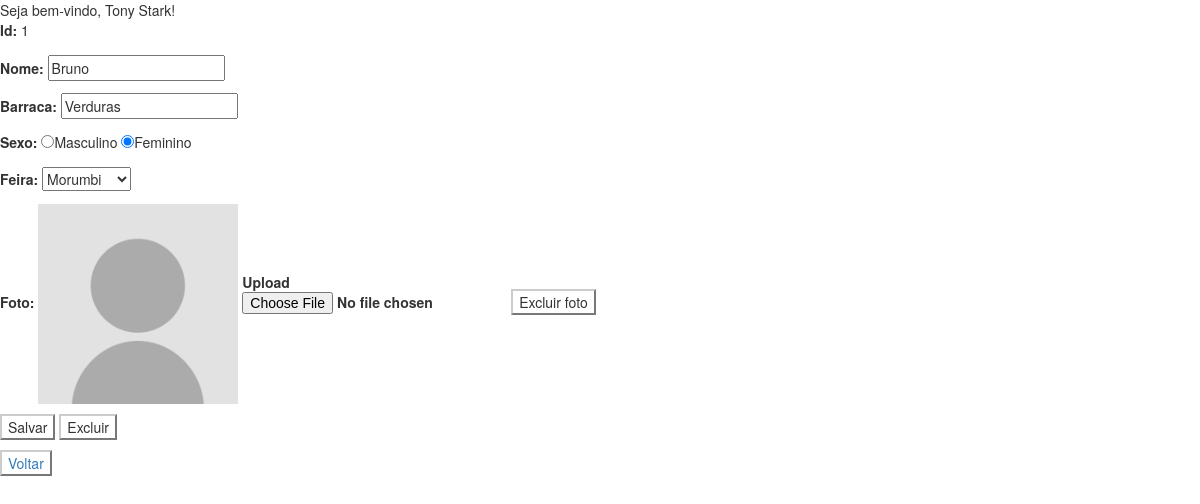
The app's page /feirante/1 (signed in) with its own data.
### tables this page shows
CREATE TABLE usuario (
    login VARCHAR(50) PRIMARY KEY NOT NULL,
    senha VARCHAR(50) NOT NULL,
    nome VARCHAR(50) NOT NULL,
    FOREIGN KEY(login) REFERENCES serie(login)
);

CREATE TABLE feirante (
    id_feirante INTEGER PRIMARY KEY AUTOINCREMENT,
    nome_feirante VARCHAR(50) NOT NULL,
    barraca VARCHAR(50) NOT NULL,
    sexo VARCHAR(1) NOT NULL,
    id_feira INTEGER NOT NULL,
    id_foto VARCHAR(50) NOT NULL,
    FOREIGN KEY(id_feira) REFERENCES feira(id_feira)
);

CREATE TABLE feira (
    id_feira INTEGER PRIMARY KEY AUTOINCREMENT,
    bairro VARCHAR(50) NOT NULL,
    horario VARCHAR(50) NOT NULL,
    dia VARCHAR(50) NOT NULL,
    UNIQUE(bairro)
);

### ifroot/serie.py (the view)
@app.route("/feirante/<int:id_feirante>", methods = ["GET"])
def form_alterar_feirante_api(id_feirante):
    logado = autenticar_login()
    if logado is None:
        return redirect("/")
    feirante = db_consultar_feirante(id_feirante)
    feiras = db_listar_feiras_ordem()
    if feirante is None:
        return render_template("menu.html", logado = logado, mensagem = f"Esse feirante não existe."), 404
    return render_template("form_feirante.html", logado = logado, feirante = feirante, feiras = feiras)

### ifroot/serie.py (called while the page is built)
def autenticar_login():
    login = request.cookies.get("login", "")
    senha = request.cookies.get("senha", "")
    return db_fazer_login(login, senha)

def row_to_dict(description, row):
    if row is None: return None
    d = {}
    for i in range(0, len(row)):
        d[description[i][0]] = row[i]
    return d

def rows_to_dict(description, rows):
    result = []
    for row in rows:
        result.append(row_to_dict(description, row))
    return result

def conectar():
    return sqlite3.connect('serie.db')

def db_listar_feiras_ordem():
    with closing(conectar()) as con, closing(con.cursor()) as cur:
        cur.execute("SELECT id_feira, bairro, horario, dia FROM feira ORDER BY bairro")
        return rows_to_dict(cur.description, cur.fetchall())

def db_consultar_feirante(id_feirante):
    with closing(conectar()) as con, closing(con.cursor()) as cur:
        cur.execute("SELECT fe.id_feirante, fe.nome_feirante, fe.barraca, fe.sexo, fe.id_feira, fe.id_foto, f.bairro FROM feirante fe INNER JOIN feira f ON fe.id_feira = f.id_feira WHERE fe.id_feirante = ?", [id_feirante])
        return row_to_dict(cur.description, cur.fetchone())

def db_fazer_login(login, senha):
    with closing(conectar()) as con, closing(con.cursor()) as cur:
        cur.execute("SELECT u.login, u.senha, u.nome FROM usuario u WHERE u.login = ? AND u.senha = ?", [login, senha])
        return row_to_dict(cur.description, cur.fetchone())

### ifroot/templates/form_feirante.html (shortened to what this page needs)
{% extends "base.html" %}
{% block conteudo %}
    <form action="/feirante/{{ feirante['id_feirante'] }}" method="POST" id="form_principal" enctype="multipart/form-data">
        {% if feirante['id_feirante'] != 'novo' %}
            <p>
                <label>Id:</label>
                {{feirante['id_feirante']}}
            </p>
        {% endif %}
        <p>
            <label for="nome_feirante">Nome:</label>
            <input type="text" id="nome_feirante" name="nome_feirante" autocomplete="off" value="{{feirante['nome_feirante']}}" required />
        </p>
        <p>
            <label for="barraca">Barraca:</label>
            <input type="text" id="barraca" name="barraca" autocomplete="off" value="{{feirante['barraca']}}" required/>
        </p>
        <p>
            <label>Sexo:</label>
            <input type="radio" id="sexo_masc" name="sexo" value="M" {% if feirante['sexo'] == 'M' %}checked="checked"{% endif %}>Masculino</input>
            <input type="radio" id="sexo_fem" name="sexo" value="F" {% if feirante['sexo'] == 'F' %}checked="checked"{% endif %}>Feminino</input>
        </p>
        <p>
            <label for="feira">Feira:</label>
            <select name="id_feira" id="feira">
                {% for feira in feiras %}
                    <option value="{{feira['id_feira']}}" {% if feirante['id_feira'] == feira['id_feira'] %}selected="selected"{% endif %}>{{feira['bairro']}}</option>
                {% endfor %}
            </select>
        </p>
        <p>
            <label for="foto">Foto:</label>
            {% if feirante['id_foto'] != '' %}
                <img src="{{ url_for('feirante_download_foto', id_foto = feirante['id_foto']) }}" id="foto" width="200"/>
            {% else %}
                <img src="{{ url_for('static', filename = 'no-photo.png') }}" id="foto" width="200"/>
            {% endif %}
            <label for="foto" class="upload">Upload<input type="file" name="foto" /></label>
            {% if feirante['id_foto'] != '' %}
                <button class="btn-default" type="button" onclick="javascript:apagar_foto();">Excluir foto</button>
            {% endif  %}
        </p>
        <p>
            <button type="submit" class="btn-default">Salvar</button>
            {% if feirante['id_feirante'] != 'novo' %}<button type="button" class="btn-default" onclick="javascript:excluir();">Excluir</button>{% endif %}
        </p>
    </form>
    <button class="btn-default"><a href="/">Voltar</a></button>
{% endblock %}

### ifroot/templates/base.html (shortened to what this page needs)
<!DOCTYPE html>
<html>
    <head>
        <link rel="stylesheet" href="/static/style.css">
        <link rel="stylesheet" href="https://maxcdn.bootstrapcdn.com/bootstrap/3.4.1/css/bootstrap.min.css">
    </head>
    <body>
        <header>
            Seja bem-vindo, {{logado['nome']}}!
        </header>
        {% block conteudo %}{% endblock %}
    </body>
</html>

### records on screen
usuario: nome "Tony Stark"
feirante: id_feirante "1", nome_feirante "Bruno", barraca "Verduras", sexo "☑", id_feira "Morumbi", id_foto (picture)
